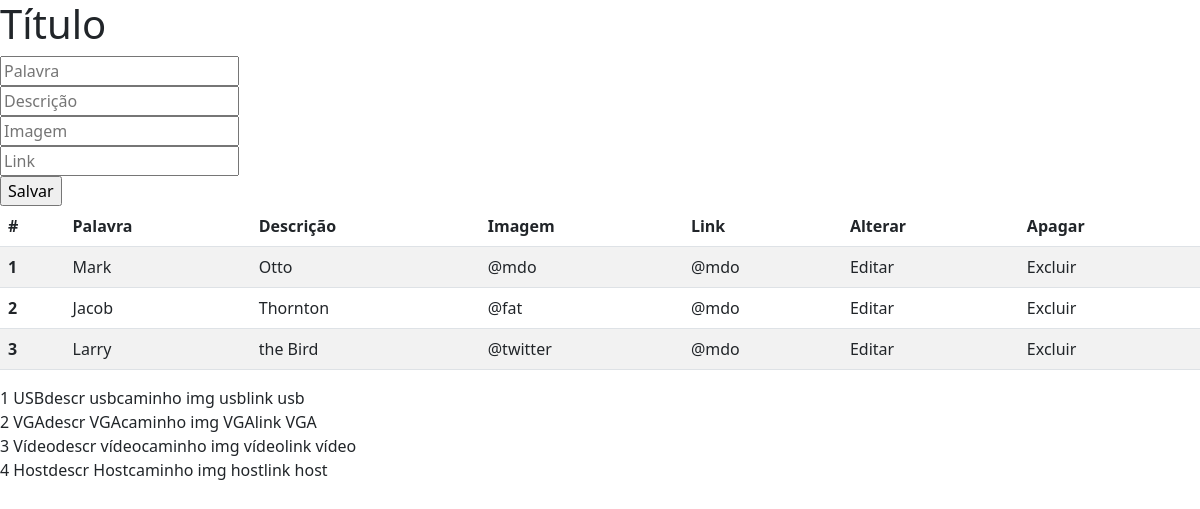
/palavra.php, run on the app's committed database.
### tables this page shows
CREATE TABLE IF NOT EXISTS `tbpalavra` (
  `idPalavra` int(11) NOT NULL AUTO_INCREMENT,
  `tituloPalavra` varchar(50) DEFAULT NULL,
  `descricaoPalavra` varchar(500) DEFAULT NULL,
  `caminhoImagem` varchar(500) DEFAULT NULL,
  `link` varchar(500) DEFAULT NULL,
  PRIMARY KEY (`idPalavra`)
);

### palavra.php (the view, shortened to what this page needs)
<!DOCTYPE html>
<html lang="en">
<head>
    <link href="https://cdn.jsdelivr.net/npm/bootstrap@5.2.1/dist/css/bootstrap.min.css" rel="stylesheet">
</head>
<body>
<section>
    <h1> Título </h1>
</section>
<section>
    <form action="inserir-palavra.php" method="post">
        <div>
            <input type="text" placeholder="Palavra" name="txPalavra" />
        </div>
        <div>
            <input type="text" placeholder="Descrição" name="txDescricao" />
        </div>
        <div>
            <input type="text" placeholder="Imagem" name="txImagem" />
        </div>
        <div>
            <input type="text" placeholder="Link" name="txLink" />
        </div>
        <div>
            <input type="submit" value="Salvar" />
        </div>
    </form>
</section>
<section>
    <table class="table table-striped">
    <thead>
        <tr>
        <th scope="col">#</th>
        <th scope="col">Palavra</th>
        <th scope="col">Descrição</th>
        <th scope="col">Imagem</th>
        <th scope="col">Link</th>
        <th scope="col">Alterar</th>
        <th scope="col">Apagar</th>
        </tr>
    </thead>
    <tbody>
        <tr>
        <th scope="row">1</th>
        <td>Mark</td>
        <td>Otto</td>
        <td>@mdo</td>
        <td>@mdo</td>
        <td>Editar</td>
        <td>Excluir</td>
        </tr>
        <tr>
        <th scope="row">2</th>
        <td>Jacob</td>
        <td>Thornton</td>
        <td>@fat</td>
        <td>@mdo</td>
        <td>Editar</td>
        <td>Excluir</td>
        </tr>
        <tr>
        <th scope="row">3</th>
        <td>Larry</td>
        <td>the Bird</td>
        <td>@twitter</td>
        <td>@mdo</td>
        <td>Editar</td>
        <td>Excluir</td>
        </tr>
    </tbody>
    </table>
</section>
</body>
</html>
<?php
    include("conexao.php");
    $stmt = $pdo->prepare("select * from tbPalavra");
    $stmt ->execute();
    while($row = $stmt ->fetch(PDO::FETCH_BOTH)){
        echo "$row[0] ";
        echo utf8_encode($row[1]);
        echo utf8_encode($row[2]);
        echo utf8_encode($row[3]);
        echo utf8_encode($row[4]);
    }
?>

### data on the page
tbpalavra: tituloPalavra "USB", descricaoPalavra "descr usb", caminhoImagem "caminho img usb", link "link usb"
tbpalavra: idPalavra "2", tituloPalavra "VGA", descricaoPalavra "descr VGA", caminhoImagem "caminho img VGA", link "link VGA"
tbpalavra: idPalavra "3", tituloPalavra "Vídeo", descricaoPalavra "descr vídeo", caminhoImagem "caminho img vídeo", link "link vídeo"
tbpalavra: idPalavra "4", tituloPalavra "Host", descricaoPalavra "descr Host", caminhoImagem "caminho img host", link "link host"
